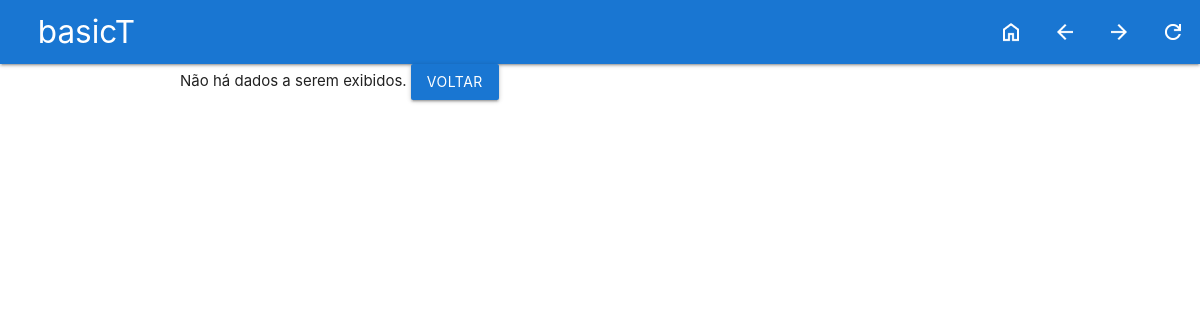
Page /painel/hisLogin/index.php on the earlier database version.
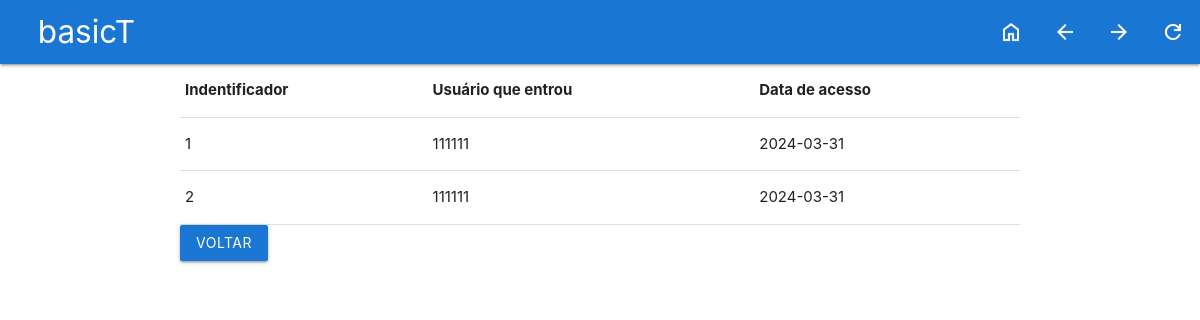
Same page on the later database version.
### tables this page shows
CREATE TABLE ACCESS (
        ID_ACCESS INTEGER PRIMARY KEY AUTOINCREMENT NOT NULL,
        USER_ID_USER INTEGER NOT NULL,
        DT_ACCESS DATE NOT NULL,
        FOREIGN KEY (USER_ID_USER) REFERENCES USER(ID_USER));

### painel/hisLogin/index.php (the view, shortened to what this page needs)
<!DOCTYPE html>
<?php
$caminhoAbsoluto = dirname(__FILE__) . '/../../data/user.db';
$db = new PDO("sqlite:$caminhoAbsoluto");
?>
<html lang="pt-br">
<head>
	<link rel="stylesheet" href="../../css/materialize.min.css" />
    <link rel="stylesheet" href="../../css/style.css">
</head>
<body>
	<div id="wrapper">
    <nav class="blue darken-2">
			<div class="nav-wrapper">
				<div>
					<a href="./" class="brand-logo" style="margin-left: 1cm">basicT</a>
				</div>
				<ul id="nav-mobile" class="right hide-on-med-and-down">
					<li><a href="../"><img src="../../img/home.png"></a></li>
					<li><a onclick="window.history.back();"><img src="../../img/arrowBack.png"></a></li>
					<li><a onclick="window.history.forward();"><img src="../../img/arrowFoward.png"></a></li>
					<li><a href="./"><img src="../../img/refresh.png" alt="Recarregar"></a></li>
				</ul>
			</div>
		</nav>
	<div class="container">
		<?php
            $query = "SELECT ID_ACCESS AS 'Indentificador', USER_ID_USER AS 'Usuário que entrou', DT_ACCESS AS 'Data de acesso' FROM ACCESS";
            $stmt = $db->query($query);
            $rows = $stmt->fetchAll(PDO::FETCH_ASSOC);
            if (count($rows) > 0 && $stmt !== false) {
                echo '<table>';
                echo '<tr>';
                foreach ($rows[0] as $columnName => $value) {
                    echo '<th>' . $columnName . '</th>';
                }
                echo '</tr>';
                foreach ($rows as $row) {
                    echo '<tr>';
                    foreach ($row as $value) {
                        echo '<td>' . $value . '</td>';
                    }
                    echo '</tr>';
                }
                echo '</table>';
            } else {
                echo 'Não há dados a serem exibidos.';
            }
        ?>
        <button class="btn blue darken-2" onclick="window.history.back();">Voltar</button>
	</div>
	</div>
</body>
</html>

### css/style.css (style rules this page uses)
nav ul li { height: 64px; display: flex; align-items: center; }
img { display: flex; align-self: center; }

Differences in the rows shown:
added access: ID_ACCESS "1", value "111111", value "2024-03-31"
added access: ID_ACCESS "2", value "111111", value "2024-03-31"
Other differences:
new list line: "Indentificador"
new list line: "Usuário que entrou"
new list line: "Data de acesso"
text no longer shown: "Não há dados a serem exibidos."
